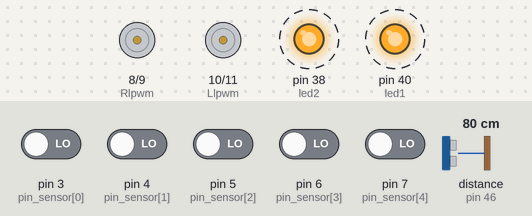
Simulated run of this sketch. Board: Arduino Mega 2560, built with avr-gcc and run on an emulated ATmega2560. On the bench: motor-driver pin pairs drawn as motors (green arrow = first pin HIGH = forward, orange = second pin HIGH = backward, longer = more drive), output pins drawn as LEDs (lit = HIGH). Wiring (inferred from the names in the program): ultrasonic range finder: trigger pin 44; echo pin 46. Dashed ring = blinking. Inputs (shaded band) come from the test bench; at power-on: pin 3 (pin_sensor[0]), pin 4 (pin_sensor[1]), pin 5 (pin_sensor[2]), pin 6 (pin_sensor[3]), pin 7 (pin_sensor[4]) LOW, distance to the obstacle (sensor on pin 46) 80 cm. The echo pulse lasts 58.3 µs per cm; pins used as bus, display or sensor lines are not drawn.

Above: at 0.91 s.
1.3 s: pin 3 (pin_sensor[0]) driven HIGH
At 2.2 s:
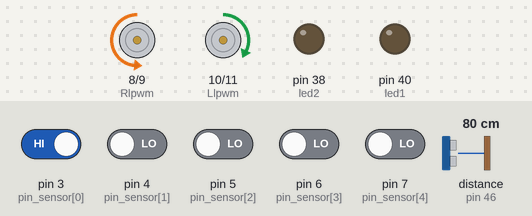
3.1 s: pin 7 (pin_sensor[4]) driven HIGH
At 3.8 s:
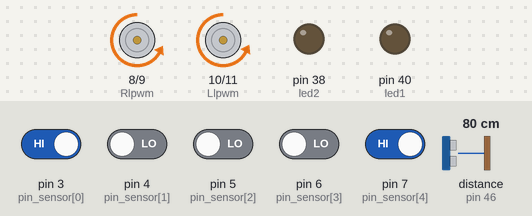
4.6 s: pin 3 (pin_sensor[0]) driven LOW
At 5.1 s:
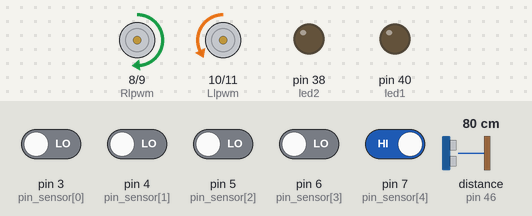
6.1 s: distance to the obstacle (sensor on pin 46) set to 2 cm
At 6.2 s:
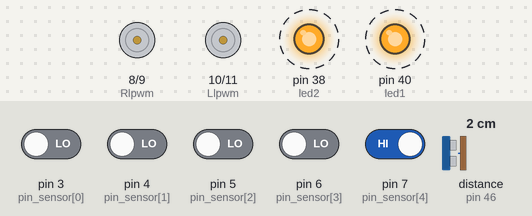
9.1 s: distance to the obstacle (sensor on pin 46) set to 60 cm
At 9.21 s:
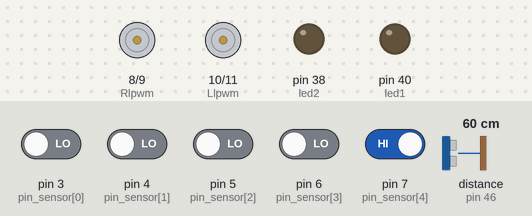
10.8 s: distance to the obstacle (sensor on pin 46) set to 4 cm
At 10.9 s:
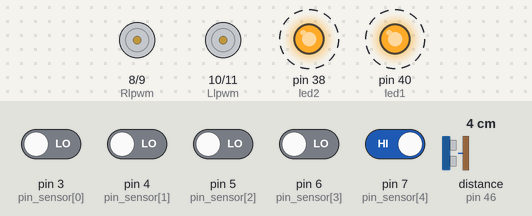
Timing chart, 0 to 14.8 s (numbered marks = the images above; inputs shaded):
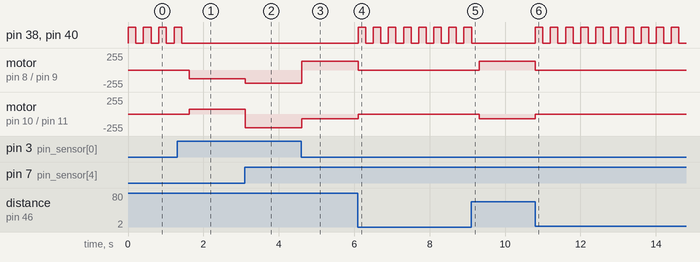

The sketch:

arduino_mega.ino
```cpp
// pin driver motor R & L
int Rrpwm = 9;
int Rlpwm = 8;

int Lrpwm = 11;
int Llpwm = 10;

// pin sensor 1-5 Line sensor
int pin_sensor[] = {3, 4, 5, 6, 7};
int baca_sensor;
int inp;
int hasil_baca[] = {0, 0, 0, 0, 0};

// pin sensor 1-2 Ultrasonik sensor
int echo1 = 50;
int trig1 = 48;

int echo2 = 46;
int trig2 = 44;

long durasi1, durasi2, jarak1, jarak2;

//led dan buzzer
int led1 = 40;
int led2 = 38;

//fungsi membaca sensor
int readOut(int pin_sensor[])
{
  int a, b = 0;
  inp = 0;
  for (a = 0; a < 5; a++)
  {
    hasil_baca[a] = digitalRead(pin_sensor[a]);
  }
  while (b < 5)
  {
    inp = inp * 10 + hasil_baca[b];
    b = b + 1;
  }
  return inp;
}

// fungsi maju
void maju()
{
  // motor kanan
  analogWrite(Rrpwm, 202);
  analogWrite(Rlpwm, 0);

  // motor kiri
  analogWrite(Lrpwm, 205);
  analogWrite(Llpwm, 0);


}

// fungsi berhenti
void berhenti()
{
  // motor kanan
  analogWrite(Rrpwm, 0);
  analogWrite(Rlpwm, 0);

  // motor kiri
  analogWrite(Lrpwm, 0);
  analogWrite(Llpwm, 0);
  digitalWrite(led1, HIGH);
  digitalWrite(led2, HIGH);
  delay(200);
  digitalWrite(led1, LOW);
  digitalWrite(led2, LOW);
  delay(200);
}

// fungsi belok kanan
void belok_kanan()
{
  // motor kanan
  analogWrite(Rrpwm, 132);
  analogWrite(Rlpwm, 0);

  // motor kiri
  analogWrite(Lrpwm, 0);
  analogWrite(Llpwm, 70);
}

// fungsi belok kiri
void belok_kiri()
{

  // motor kanan
  analogWrite(Rrpwm, 0);
  analogWrite(Rlpwm, 132);

  // motor kiri
  analogWrite(Lrpwm, 70);
  analogWrite(Llpwm, 0);
}
void setup()
{
  Serial.begin(115200);

  // mendefinisikan pin motor
  pinMode(Rrpwm, OUTPUT);
  pinMode(Rlpwm, OUTPUT);
  pinMode(Lrpwm, OUTPUT);
  pinMode(Llpwm, OUTPUT);

  // mendefinisikan pin sensor line
  int a;
  while (a < 5)
  {
    pinMode(pin_sensor[a], INPUT);
    a = a + 1;
  }

  // mendefinisikan pin sensor ultrasonik
//  pinMode(echo1, INPUT);
//  pinMode(trig1, OUTPUT);
  pinMode(echo2, INPUT);
  pinMode(trig2, OUTPUT);

  pinMode(led1, OUTPUT);
  pinMode(led2, OUTPUT);
}

void loop()
{
  // input sensor line
  baca_sensor = readOut(pin_sensor);

//  //input sensor ultrasonik
//  digitalWrite(trig1, LOW);
//  delayMicroseconds(2);
//  digitalWrite(trig1, HIGH);
//  delayMicroseconds(10);
//  digitalWrite(trig1, LOW);
//  durasi1 = pulseIn(echo1, HIGH);

  digitalWrite(trig2, LOW);
  delayMicroseconds(2);
  digitalWrite(trig2, HIGH);
  delayMicroseconds(10);
  digitalWrite(trig2, LOW);
  durasi2 = pulseIn(echo2, HIGH);
//
//  // perhitungan untuk dijadikan jarak
//  //jarak1 = durasi1 / 58.2;
  jarak2 = durasi2 / 58.2;
//
//
  if (jarak2<40){
    baca_sensor = 00000;
  }else{
    baca_sensor=baca_sensor;
  }

  switch (baca_sensor)
  {
  // hasil baca sensor untuk belok kanan
  case 10000:
  case 11110:
  case 11000:
  case 11100:
  case 11101:
    belok_kanan();
    break;
  case 00000:
    berhenti();
    break;

  // hasil baca sensor untuk arah maju
  case 11011:
  case 10001:
  case 11001:
  case 10011:
    maju();
    break;

  // hasil baca sensor untuk belok kiri
  case 1:
  case 10111:
  case 1111:
  case 111:
  case 11:

    belok_kiri();
    break;
  }
}
```

Measured:
- after the input at 1.3 s, pin 38 (led2), pin 40 (led1): goes on until 1.4 s, then stays LOW; motor on pin 8 (Rlpwm) / pin 9 (Rrpwm): stopped → backward 132/255 after 0.33 s; motor on pin 10 (Llpwm) / pin 11 (Lrpwm): stopped → forward 70/255 after 0.33 s
- after the input at 3.1 s, motor on pin 8 (Rlpwm) / pin 9 (Rrpwm): backward 132/255 → backward 202/255 at once; motor on pin 10 (Llpwm) / pin 11 (Lrpwm): forward 70/255 → backward 205/255 at once
- after the input at 4.6 s, motor on pin 8 (Rlpwm) / pin 9 (Rrpwm): backward 202/255 → forward 132/255 at once; motor on pin 10 (Llpwm) / pin 11 (Lrpwm): backward 205/255 → backward 70/255 at once
- after the input at 6.1 s, pin 38 (led2), pin 40 (led1): alternates HIGH for 0.20 s and LOW for 0.20 s, starting at once; motor on pin 8 (Rlpwm) / pin 9 (Rrpwm): forward 132/255 → stopped at once; motor on pin 10 (Llpwm) / pin 11 (Lrpwm): backward 70/255 → stopped at once
- after the input at 9.1 s, pin 38 (led2), pin 40 (led1): goes on until 9.1 s, then stays LOW; motor on pin 8 (Rlpwm) / pin 9 (Rrpwm): stopped → forward 132/255 after 0.21 s; motor on pin 10 (Llpwm) / pin 11 (Lrpwm): stopped → backward 70/255 after 0.21 s
- after the input at 10.8 s, pin 38 (led2), pin 40 (led1): alternates HIGH for 0.20 s and LOW for 0.20 s, starting at once; motor on pin 8 (Rlpwm) / pin 9 (Rrpwm): forward 132/255 → stopped at once; motor on pin 10 (Llpwm) / pin 11 (Lrpwm): backward 70/255 → stopped at once
- by itself, pin 38 (led2), pin 40 (led1): alternates HIGH for 0.20 s and LOW for 0.21 s
